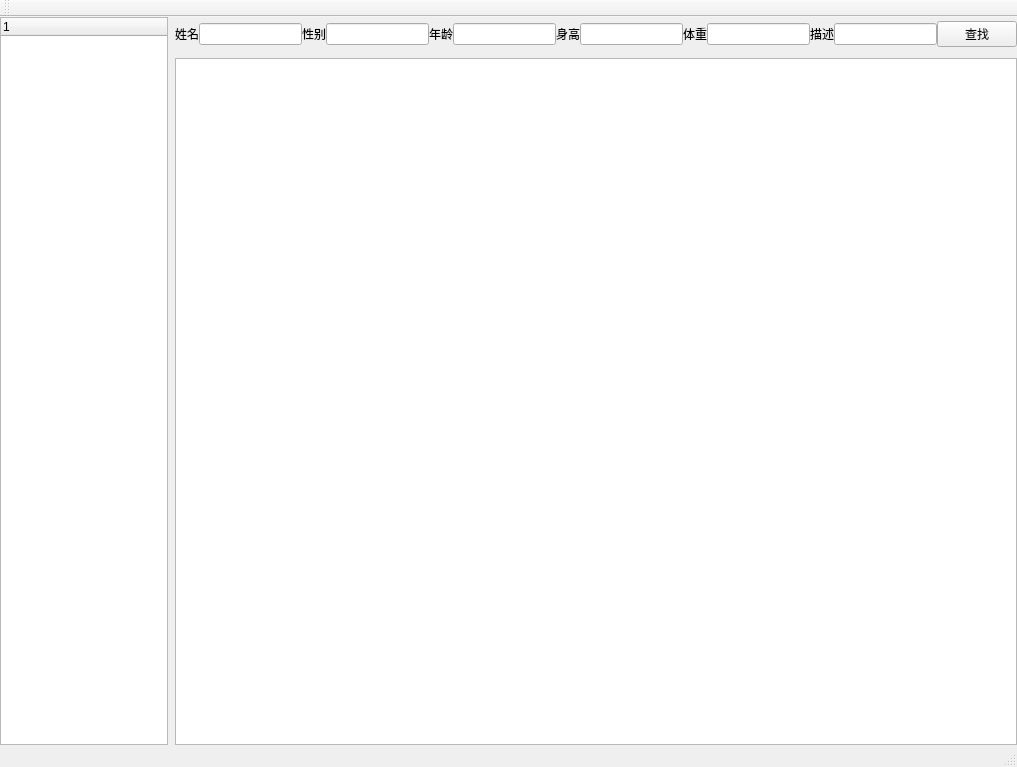
<?xml version="1.0" encoding="UTF-8"?>
<ui version="4.0">
 <class>MainWindow</class>
 <widget class="QMainWindow" name="MainWindow">
  <property name="geometry">
   <rect>
    <x>0</x>
    <y>0</y>
    <width>1017</width>
    <height>767</height>
   </rect>
  </property>
  <property name="windowTitle">
   <string>MainWindow</string>
  </property>
  <property name="styleSheet">
   <string notr="true"/>
  </property>
  <widget class="QWidget" name="centralWidget">
   <property name="styleSheet">
    <string notr="true"/>
   </property>
   <layout class="QHBoxLayout" name="horizontalLayout" stretch="1,5">
    <property name="spacing">
     <number>7</number>
    </property>
    <property name="leftMargin">
     <number>0</number>
    </property>
    <property name="topMargin">
     <number>0</number>
    </property>
    <property name="rightMargin">
     <number>0</number>
    </property>
    <property name="bottomMargin">
     <number>0</number>
    </property>
    <item>
     <widget class="QTreeWidget" name="treeWidget">
      <column>
       <property name="text">
        <string notr="true">1</string>
       </property>
      </column>
     </widget>
    </item>
    <item>
     <widget class="QWidget" name="verticalWidget" native="true">
      <property name="minimumSize">
       <size>
        <width>20</width>
        <height>0</height>
       </size>
      </property>
      <layout class="QVBoxLayout" name="verticalLayout" stretch="1,20">
       <property name="spacing">
        <number>7</number>
       </property>
       <property name="leftMargin">
        <number>0</number>
       </property>
       <property name="topMargin">
        <number>0</number>
       </property>
       <property name="rightMargin">
        <number>0</number>
       </property>
       <property name="bottomMargin">
        <number>0</number>
       </property>
       <item>
        <widget class="QWidget" name="searchbar" native="true">
         <property name="minimumSize">
          <size>
           <width>0</width>
           <height>10</height>
          </size>
         </property>
         <layout class="QHBoxLayout" name="horizontalLayout_2">
          <property name="spacing">
           <number>0</number>
          </property>
          <property name="leftMargin">
           <number>0</number>
          </property>
          <property name="topMargin">
           <number>0</number>
          </property>
          <property name="rightMargin">
           <number>0</number>
          </property>
          <property name="bottomMargin">
           <number>0</number>
          </property>
          <item>
           <widget class="QLabel" name="label_5">
            <property name="text">
             <string>姓名</string>
            </property>
           </widget>
          </item>
          <item>
           <widget class="QLineEdit" name="name"/>
          </item>
          <item>
           <widget class="QLabel" name="label_4">
            <property name="text">
             <string>性别</string>
            </property>
           </widget>
          </item>
          <item>
           <widget class="QLineEdit" name="sex"/>
          </item>
          <item>
           <widget class="QLabel" name="label_3">
            <property name="text">
             <string>年龄</string>
            </property>
           </widget>
          </item>
          <item>
           <widget class="QLineEdit" name="age"/>
          </item>
          <item>
           <widget class="QLabel" name="label_2">
            <property name="text">
             <string>身高</string>
            </property>
           </widget>
          </item>
          <item>
           <widget class="QLineEdit" name="high"/>
          </item>
          <item>
           <widget class="QLabel" name="label">
            <property name="text">
             <string>体重</string>
            </property>
           </widget>
          </item>
          <item>
           <widget class="QLineEdit" name="weight"/>
          </item>
          <item>
           <widget class="QLabel" name="label_6">
            <property name="text">
             <string>描述</string>
            </property>
           </widget>
          </item>
          <item>
           <widget class="QLineEdit" name="detail"/>
          </item>
          <item>
           <widget class="QPushButton" name="pushButton">
            <property name="text">
             <string>查找</string>
            </property>
           </widget>
          </item>
         </layout>
        </widget>
       </item>
       <item>
        <widget class="QTableWidget" name="tableWidget">
         <property name="styleSheet">
          <string notr="true"/>
         </property>
        </widget>
       </item>
      </layout>
     </widget>
    </item>
   </layout>
  </widget>
  <widget class="QToolBar" name="mainToolBar">
   <attribute name="toolBarArea">
    <enum>TopToolBarArea</enum>
   </attribute>
   <attribute name="toolBarBreak">
    <bool>false</bool>
   </attribute>
  </widget>
  <widget class="QStatusBar" name="statusBar"/>
  <widget class="QMenuBar" name="menuBar">
   <property name="geometry">
    <rect>
     <x>0</x>
     <y>0</y>
     <width>1017</width>
     <height>26</height>
    </rect>
   </property>
  </widget>
 </widget>
 <layoutdefault spacing="6" margin="11"/>
 <resources/>
 <connections/>
</ui>
